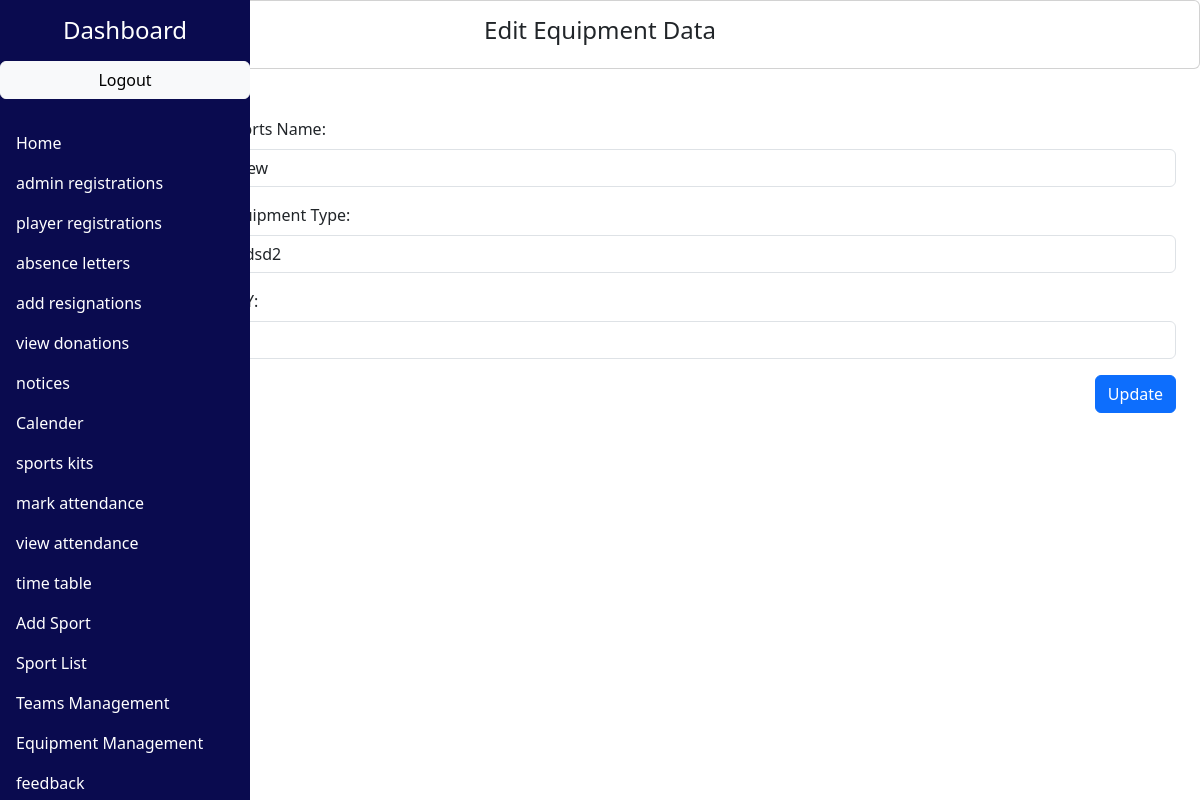
The app's page /EquipmentEdit.php?editId=1 with its own data.
### tables this page shows
CREATE TABLE `equipment` (
  `id` int(11) NOT NULL,
  `sports_name` varchar(255) NOT NULL,
  `equipment_type` varchar(255) NOT NULL,
  `qty` int(11) NOT NULL
);

### Class/DbConnection.php (called while the page is built, shortened)
<?php
class DbConnection {
        private $servername = "localhost";
		private $username   = "root";
		private $password   = "";
		private $database   = "mydb";
		public function __construct()
		{
		    $this->con = new mysqli($this->servername, $this->username,$this->password,$this->database);
		    if(mysqli_connect_error()) {
			 trigger_error("Failed to connect to MySQL: " . mysqli_connect_error());
		    }else{
			return $this->con;
		    }
		}
}
?>

### Class/Equipment.php (called while the page is built, shortened)
<?php
   include_once "Class/DbConnection.php";
	class Equipment extends DbConnection
	{
		public function displyaRecordById($id)
		{
		    $query = "SELECT * FROM equipment WHERE id = '$id'";
		    $result = $this->con->query($query);
		if ($result->num_rows > 0) {
			$row = $result->fetch_assoc();
			return $row;
		    }else{
			echo "Record not found";
		    }
		}
	}
?>

### EquipmentEdit.php (the view, shortened to what this page needs)
<?php
  include_once "Class/Equipment.php";
  $equipmentObj = new Equipment();
  if(isset($_GET['editId']) && !empty($_GET['editId'])) {
    $editId = $_GET['editId'];
    $equipment = $equipmentObj->displyaRecordById($editId);
  }
?>
<!DOCTYPE html>
<html lang="en">
<head>
  <link rel="stylesheet" href="https://maxcdn.bootstrapcdn.com/bootstrap/4.5.2/css/bootstrap.min.css">
  <link rel="stylesheet" href="https://pro.fontawesome.com/releases/v5.10.0/css/all.css"/>
 <link href="https://cdn.jsdelivr.net/npm/bootstrap@5.3.1/dist/css/bootstrap.min.css" rel="stylesheet">
</head>
<body>
<div class="card text-center" style="padding:15px;">
  <h4>Edit Equipment Data</h4>
</div><br>
<div class="container-fluid">
    <div class="row">
     <nav class="col-md-2 col-12 sidebar p-0">
             <div class="position-sticky">
          <h4 class="my-3 text-center">Dashboard</h4>
          <ul class="nav flex-column">
            <a href="logout.php" class="btn btn-outline-light btn-primary btn-light" style="color: black;">Logout</a>
<br>
                      <li class="nav-item">
                      <a class="nav-link active" href="admin_dashboard.php">Home</a>
                    </li>
                        <li class="nav-item">
                            <a class="nav-link active" href="admin_registrations.php">admin registrations</a>
                        </li>
                        <li class="nav-item">
                            <a class="nav-link active" href="player_registrations.php">player registrations</a>
                        </li>
                        <li class="nav-item">
                            <a class="nav-link active" href="admin_absence_letters.php">absence letters</a>
                        </li>
                        <li class="nav-item">
                            <a class="nav-link active" href="add_resignation.php">add resignations</a>
                        </li>
                        <li class="nav-item">
                            <a class="nav-link active" href="view_donation.php">view donations</a>
                        </li>
                        <li class="nav-item">
                            <a class="nav-link active" href="admin_notices.php">notices</a>
                        </li>
                        <li class="nav-item">
                            <a class="nav-link active" href="admin_event.php">Calender</a>
                        </li>
                          <li class="nav-item">
                            <a class="nav-link active" href="admin_sport_kit.php">sports kits</a>
                        </li>
                          <li class="nav-item">
                            <a class="nav-link active" href="mark_attendence.php">mark attendance</a>
                        </li>
                          <li class="nav-item">
                            <a class="nav-link active" href="view_attendance1.php">view attendance</a>
                        </li>
                          <li class="nav-item">
                            <a class="nav-link active" href="2.php">time table</a>
                        </li>
                        <li class="nav-item">
                          <a class="nav-link active" href="./add_sport.php">Add Sport</a>
                        </li>
                        <li class="nav-item">
                          <a class="nav-link active" href="./list_sports.php">Sport List</a>
                        </li>
                        <li class="nav-item">
                          <a class="nav-link active" href="./Teams.php">Teams Management</a>
                        </li>
                        <li class="nav-item">
                            <a class="nav-link active" href="./EquipmentStock.php">Equipment Management</a>
                        </li>
            <li class="nav-item">
              <a class="nav-link active" href="admin_feedback.php">feedback</a>
            </li>
          </ul>
        </div>
      </nav>
 <main class="col-md-10 col-12 ms-sm-auto">
  <div class="container-fluid mt-4" style="margin: auto;">
  <form action="EquipmentEdit.php" method="POST">
    <div class="form-group">
      <label for="name">Sports Name:</label>
      <input type="text" class="form-control" name="sports_name" value="<?php echo $equipment['sports_name']; ?>" required="">
    </div>
    <div class="form-group">
      <label >Equipment Type:</label>
      <input type="text" class="form-control" name="equipment_type" value="<?php echo $equipment['equipment_type']; ?>" required="">
    </div>
    <div class="form-group">
      <label >QTY:</label>
      <input type="number" class="form-control" name="qty" value="<?php echo $equipment['qty']; ?>" required="">
    </div>
    <div class="form-group">
      <input type="submit" name="update" class="btn btn-primary" style="float:right;" value="Update">
    </div>
  </form>
</div>
 </main>
</body>
</html>

### EquipmentEdit.php (style rules this page uses)
.sidebar { position: fixed; top: 0; left: 0; bottom: 0; background-color: #0A0B4F; color: white; overflow-y: auto; height: 100%; width: 250px; z-index: 1; padding: 20px; margin: 0; }
.sidebar .nav-link { color: white; }
body { overflow-x: hidden; }
.sidebar { flex: 0 0 250px; background-color: #0A0B4F; color: white; }

### records on screen
equipment: sports_name "new", equipment_type "sdsd2", qty "3"
